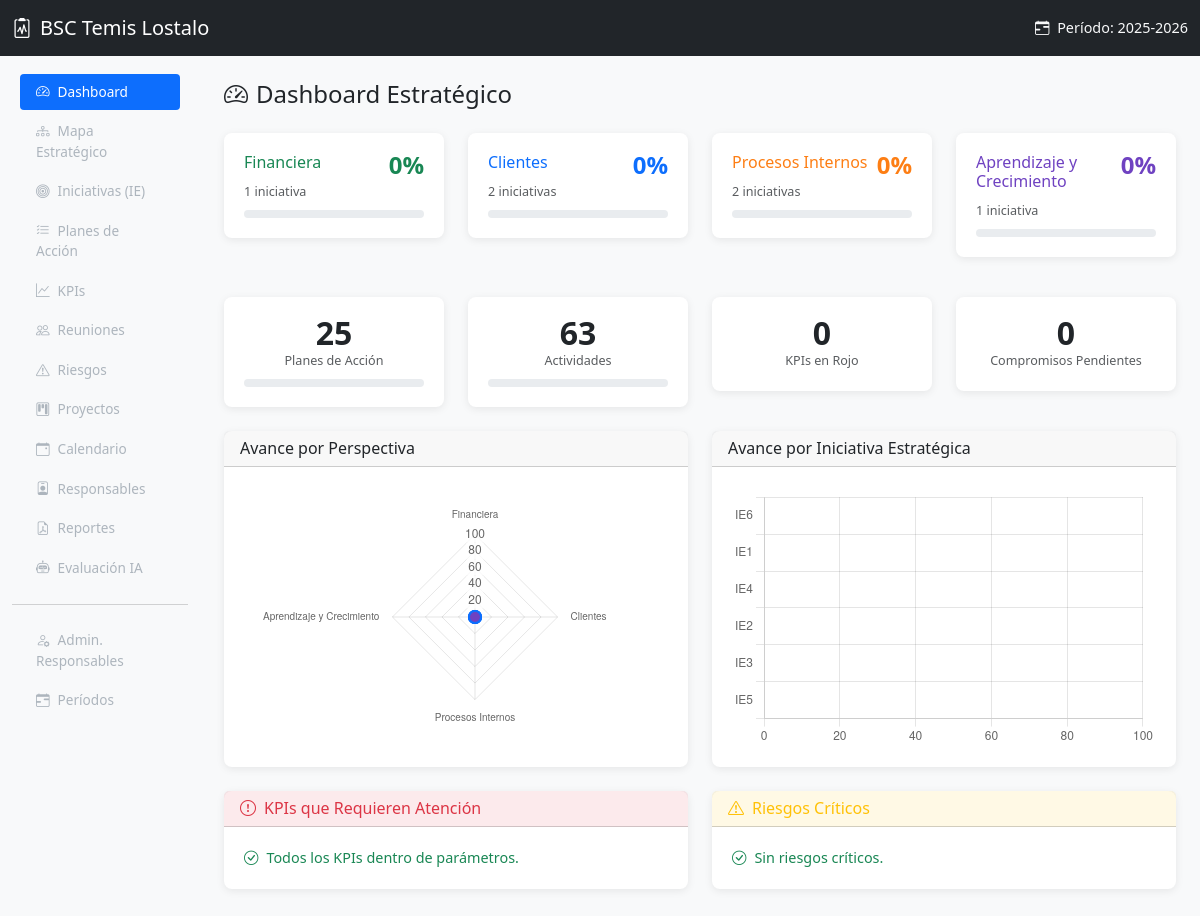
The page / on the database its author committed.
### tables this page shows
CREATE TABLE periodos_estrategicos (
    id INT AUTO_INCREMENT PRIMARY KEY,
    nombre VARCHAR(100) NOT NULL,
    fecha_inicio DATE NOT NULL,
    fecha_fin DATE NOT NULL,
    activo TINYINT(1) DEFAULT 0,
    created_at TIMESTAMP DEFAULT CURRENT_TIMESTAMP
);

CREATE TABLE perspectivas (
    id INT AUTO_INCREMENT PRIMARY KEY,
    nombre VARCHAR(100) NOT NULL,
    color VARCHAR(7) NOT NULL DEFAULT '#0d6efd',
    icono VARCHAR(50) DEFAULT NULL,
    orden INT NOT NULL DEFAULT 0
);

### views/dashboard/index.php (the view, shortened to what the rows shown need)
<?php
$perspectivas = $pdo->query("SELECT * FROM perspectivas ORDER BY orden")->fetchAll();
$datosPersp = [];
foreach ($perspectivas as $p) {
    $stmt = $pdo->prepare("SELECT ie.id, ie.codigo, ie.nombre FROM iniciativas_estrategicas ie WHERE ie.perspectiva_id = ?");
    $stmt->execute([$p['id']]);
    $ies = $stmt->fetchAll();
    $totalAvance = 0;
    $totalIes = count($ies);
    foreach ($ies as &$ie) {
        $stmt2 = $pdo->prepare("SELECT avance, peso FROM planes_accion WHERE iniciativa_id = ?");
        $stmt2->execute([$ie['id']]);
        $pdas = $stmt2->fetchAll();
        $pesoTotal = array_sum(array_column($pdas, 'peso'));
        $avancePonderado = 0;
        if ($pesoTotal > 0) {
            foreach ($pdas as $pda) {
                $avancePonderado += ($pda['avance'] * $pda['peso']) / $pesoTotal;
            }
        } elseif (count($pdas) > 0) {
            $avancePonderado = array_sum(array_column($pdas, 'avance')) / count($pdas);
        }
        $ie['avance'] = round($avancePonderado);
        $totalAvance += $ie['avance'];
    }
    $datosPersp[$p['id']] = [
        'perspectiva' => $p,
        'iniciativas' => $ies,
        'avance_promedio' => $totalIes > 0 ? round($totalAvance / $totalIes) : 0
    ];
}
require_once __DIR__ . '/../layout/header.php';
?>
<div class="row mb-4">
    <?php foreach ($datosPersp as $dp): ?>
    <div class="col-md-3 mb-3">
        <div class="card dashboard-card perspective-card" style="border-left-color: <?= $dp['perspectiva']['color'] ?>;">
            <div class="card-body">
                <div class="d-flex justify-content-between align-items-start">
                    <div>
                        <h6 class="card-title" style="color: <?= $dp['perspectiva']['color'] ?>;"><?= sanitize($dp['perspectiva']['nombre']) ?></h6>
                        <small class="text-muted"><?= count($dp['iniciativas']) ?> iniciativa<?= count($dp['iniciativas']) != 1 ? 's' : '' ?></small>
                    </div>
                    <div class="stat-number" style="color: <?= $dp['perspectiva']['color'] ?>; font-size:1.5rem;">
                        <?= $dp['avance_promedio'] ?>%
                    </div>
                </div>
                <div class="progress progress-sm mt-2">
                </div>
            </div>
        </div>
    </div>
    <?php endforeach; ?>
</div>
<script>
document.addEventListener('DOMContentLoaded', function() {
    // Gráfico de Perspectivas (Radar)
    const ctxPersp = document.getElementById('chartPerspectivas').getContext('2d');
    new Chart(ctxPersp, {
        type: 'radar',
        data: {
            labels: <?= json_encode(array_map(function($dp) { return $dp['perspectiva']['nombre']; }, array_values($datosPersp))) ?>,
            datasets: [{
                label: 'Avance %',
                data: <?= json_encode(array_map(function($dp) { return $dp['avance_promedio']; }, array_values($datosPersp))) ?>,
                backgroundColor: 'rgba(13,110,253,0.2)',
                borderColor: '#0d6efd',
                pointBackgroundColor: <?= json_encode(array_map(function($dp) { return $dp['perspectiva']['color']; }, array_values($datosPersp))) ?>,
                pointRadius: 6,
                borderWidth: 2
            }]
        },
        options: {
            responsive: true,
            maintainAspectRatio: false,
            scales: { r: { beginAtZero: true, max: 100 } },
            plugins: { legend: { display: false } }
        }
    });
    // Gráfico de IEs (Barras horizontales)
    const ctxIEs = document.getElementById('chartIEs').getContext('2d');
    <?php
    $ieLabels = [];
    $ieData = [];
    $ieColors = [];
    foreach ($datosPersp as $dp) {
        foreach ($dp['iniciativas'] as $ie) {
            $ieLabels[] = $ie['codigo'];
            $ieData[] = $ie['avance'];
            $ieColors[] = $dp['perspectiva']['color'];
        }
    }
    ?>
    new Chart(ctxIEs, {
        type: 'bar',
        data: {
            labels: <?= json_encode($ieLabels) ?>,
            datasets: [{
                label: 'Avance %',
                data: <?= json_encode($ieData) ?>,
                backgroundColor: <?= json_encode($ieColors) ?>,
                borderRadius: 4
            }]
        },
        options: {
            indexAxis: 'y',
            responsive: true,
            maintainAspectRatio: false,
            scales: { x: { beginAtZero: true, max: 100 } },
            plugins: { legend: { display: false } }
        }
    });
});
</script>
<?php require_once __DIR__ . '/../layout/footer.php'; ?>

### views/layout/header.php (shortened to what the rows shown need)
<!DOCTYPE html>
<html lang="es">
<head>
    <link href="https://cdn.jsdelivr.net/npm/bootstrap@5.3.3/dist/css/bootstrap.min.css" rel="stylesheet">
    <link href="https://cdn.jsdelivr.net/npm/bootstrap-icons@1.11.3/font/bootstrap-icons.min.css" rel="stylesheet">
    <link href="<?= BASE_URL ?>assets/css/style.css" rel="stylesheet">
</head>
<body>
    <nav class="navbar navbar-dark bg-dark fixed-top">
        <div class="container-fluid">
            <a class="navbar-brand d-flex align-items-center" href="<?= BASE_URL ?>">
                <i class="bi bi-clipboard2-pulse me-2"></i>
                BSC Temis Lostalo
            </a>
            <?php if ($periodoActivo): ?>
                <span class="navbar-text text-light">
                    <i class="bi bi-calendar-range me-1"></i>
                    Período: <?= sanitize($periodoActivo['nombre']) ?>
                </span>
            <?php endif; ?>
        </div>
    </nav>
    <div class="container-fluid">
        <div class="row">
            <main class="col-md-10 ms-sm-auto px-md-4 main-content">

### rows shown on the page
periodos_estrategicos: nombre "2025-2026"
perspectivas: nombre "Financiera", count($dp['iniciativas']) "1", avance_promedio "0"
perspectivas: nombre "Clientes", count($dp['iniciativas']) "2", avance_promedio "0"
perspectivas: nombre "Procesos Internos", count($dp['iniciativas']) "2", avance_promedio "0"
perspectivas: nombre "Aprendizaje y Crecimiento", count($dp['iniciativas']) "1", avance_promedio "0"

### other values the page prints
$totalPDAs "25"
$totalActividades "63"
count($kpisRojos) "0"
count($compromisosPend) "0"
chart data {{ json_encode($ieLabels) }} ["IE6","IE1","IE4","IE2","IE3","IE5"]
